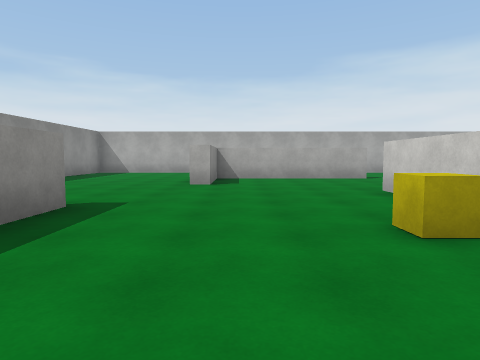
view 1 (above)

23 first-person views from a walk through a 3-D level made in the Unity game engine. The camera is 1.3 m above the floor, tilts 4° down and sees 75° across. The floor is counted in squares, 2 m on a side. Each view is taken from the middle of a square. On the plan, view 1 faces up. The plan holds only what a view shows up to about 10 squares ahead; the rest is blank. The place goes on beyond the plan. Surface patterns are stand-ins for the level's own textures.

view 2
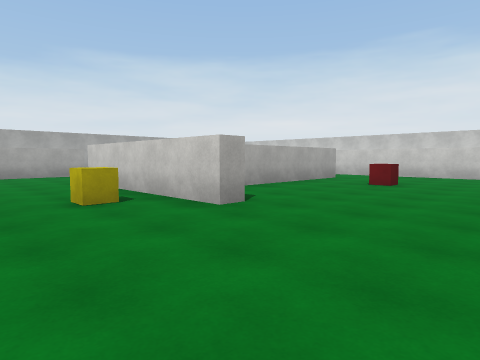

view 3
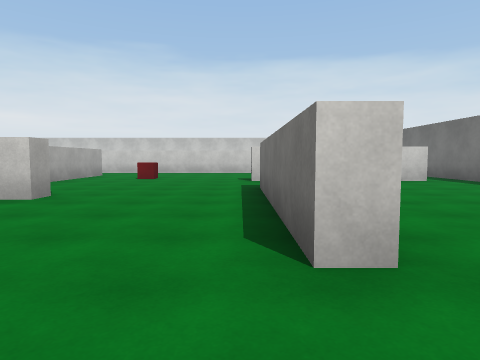

view 4
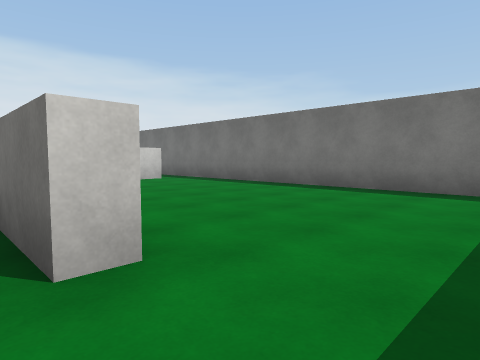

view 5
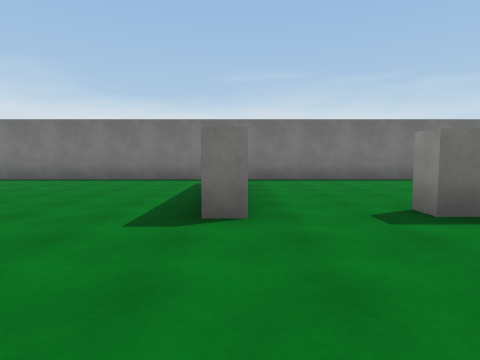

view 6
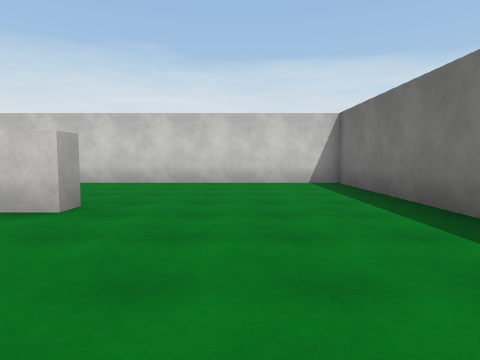

view 7
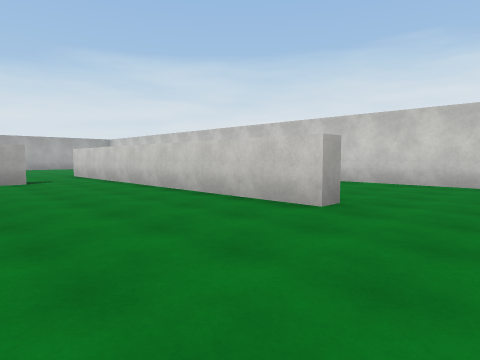

view 8
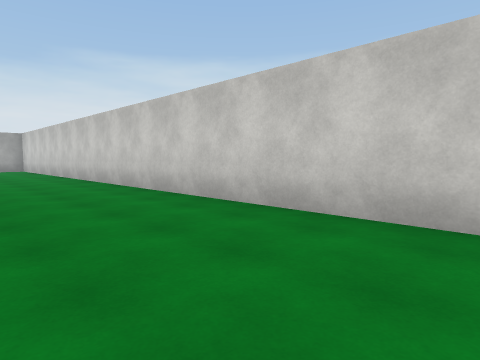

view 9
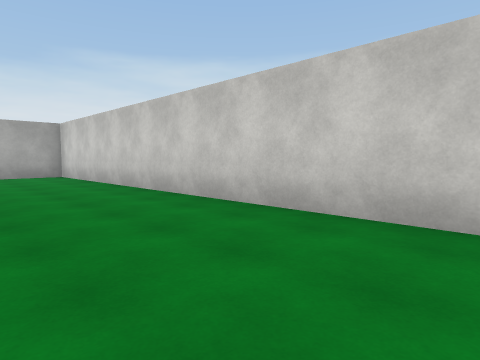

view 10
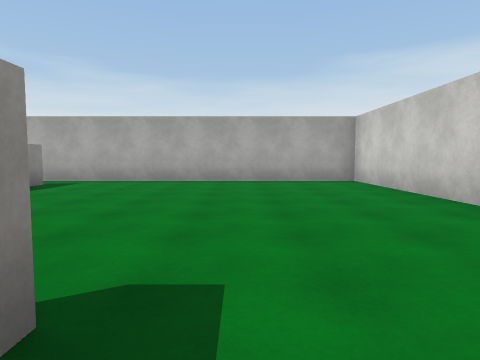

view 11
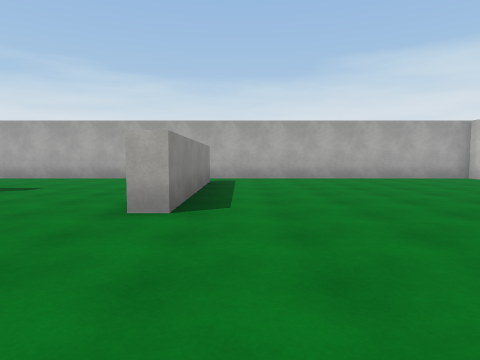

view 12
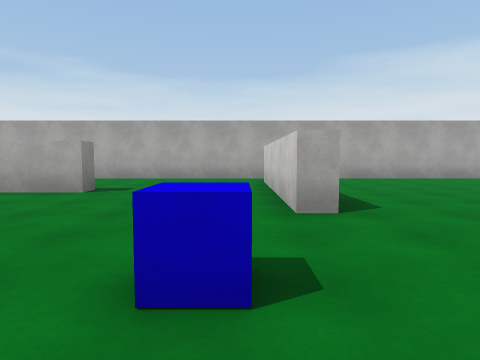

view 13
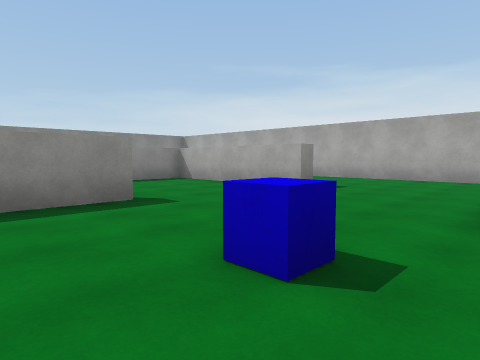

view 14
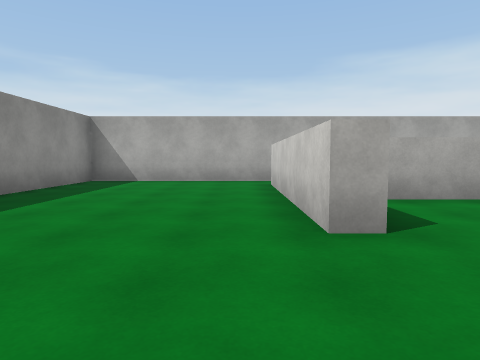

view 15
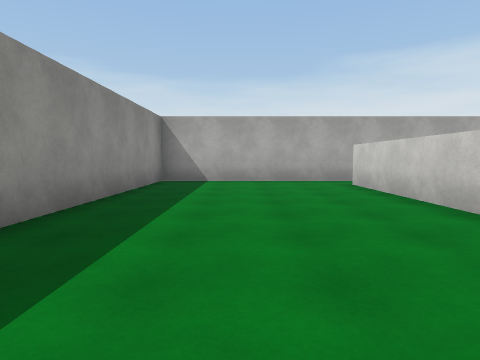

view 16
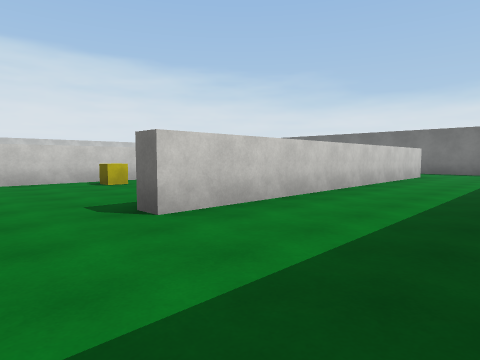

view 17
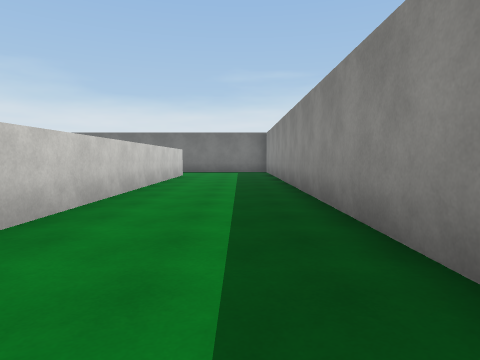

view 18
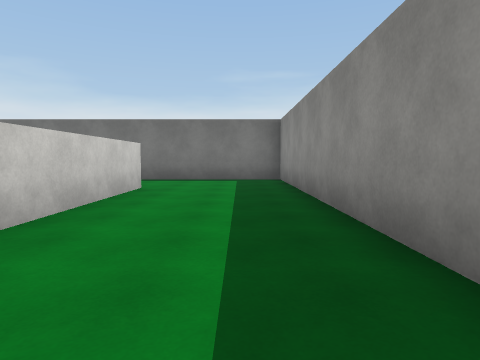

view 19
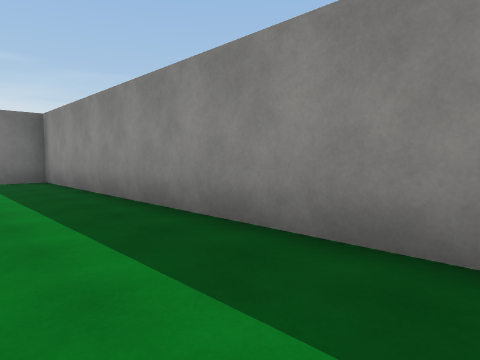

view 20
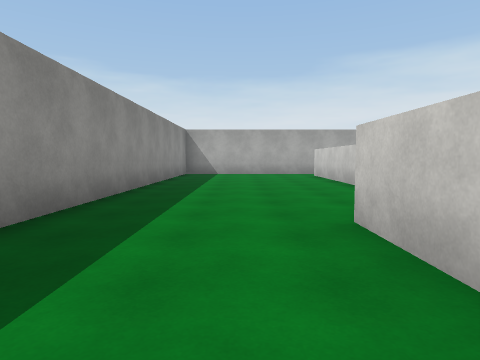

view 21
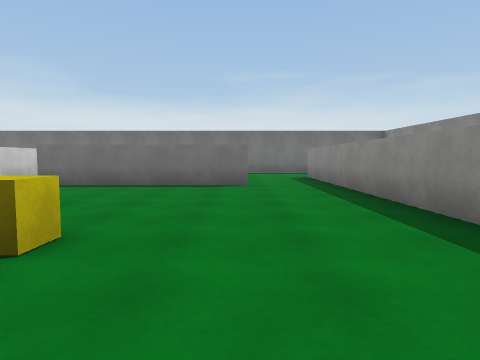

view 22
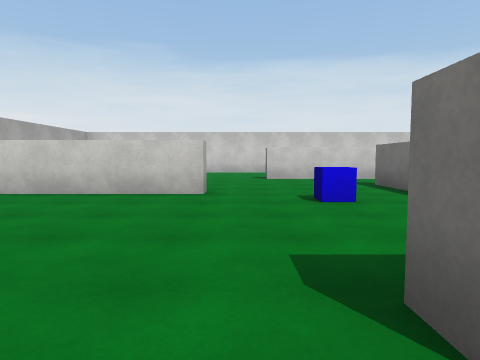

view 23
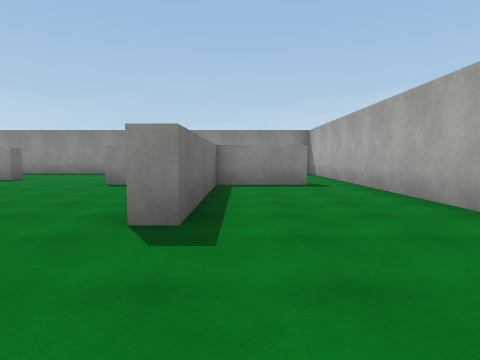

### Floor plan
Points are (right, up) in squares from view 1. A wall is a line through its corners. A room is listed if a view was taken in it or the views show most of it. See-through windows are left out.
Room 1 (views 1, 2, 3, 4, 5, 6, 7, 8, 9, 10, 11, 12, 13, 14, 15, 16, 17, 18, 19, 20, 21, 22, 23)
walls: (3.4, 1.3) (2.9, 1.3) (2.9, 6.3) (3.4, 6.3) (3.4, 4.5); (8.1, 3.7) (9.8, 3.7); (9.8, 3.2) (5.2, 3.2); (-0.2, -3) (-0.2, -2.4) (4.8, -2.4) (4.8, -3); (12.2, -3.8) (11.7, -3.8) (11.7, 6.2); (6.9, -7.4) (6.9, -2.4) (7.5, -2.4); (-2.8, -5.9) (-2.8, 4.2) (-2.3, 4.2) (-2.3, -5.1); (8.2, 12.8) (8.2, 7.7) (7.7, 7.7) (7.7, 12.8); (-0.7, 12.8) (-0.7, 10.4) (4, 10.4) (4, 9.9) (-0.7, 9.9) (-0.7, 7.7) (-1.2, 7.7) (-1.2, 12.8); (-6.2, -8.6) (16.3, -8.6) (16.3, 13.9) (-6.2, 13.9) (-6.2, -8.6)
objects: yellow cube (2, 3); blue cube (7, 6); red cube (8, 1)

Positions as (right, up) in squares from view 1, and headings:
1: (0, 0), facing up
2: (0, -2), facing up-right
3: (-2, -2), facing right
4: (-2, -2), facing down-right
5: (7, 1), facing down
6: (8, -6), facing right
7: (8, -6), facing up-right
8: (13, -4), facing up-right
9: (13, 2), facing up-right
10: (13, 5), facing up
11: (9, 4), facing up
12: (7, 4), facing up
13: (8, 4), facing up-left
14: (-2, 5), facing up
15: (-4, 5), facing up
16: (-6, 6), facing down-right
17: (-5, 6), facing down
18: (-5, 1), facing down
19: (-4, 1), facing down-left
20: (-4, 1), facing up
21: (0, 5), facing down
22: (2, 7), facing right
23: (7, 11), facing left
